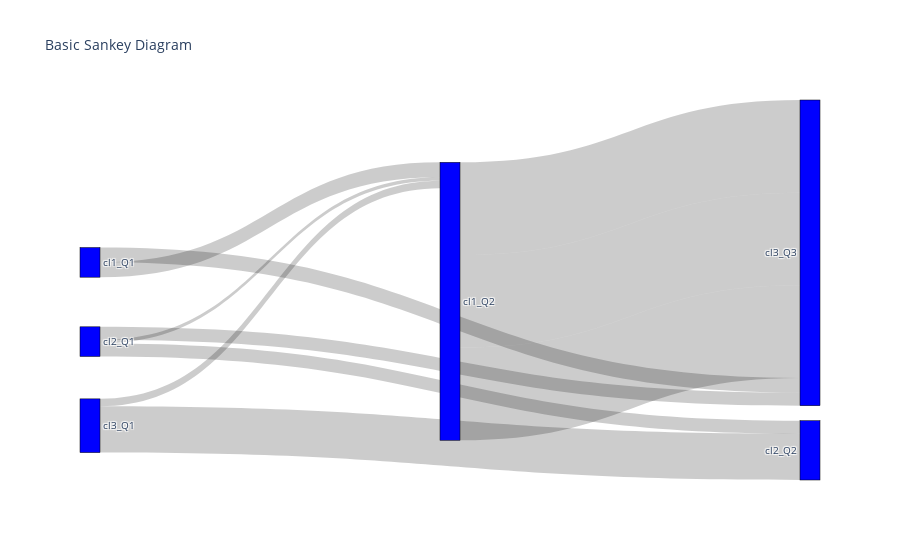

Notebook source saved alongside this figure:
### Code cell
fig = go.Figure(data=[go.Sankey(
    node = dict(
      pad = 15,
      thickness = 20,
      line = dict(color = "black", width = 0.5),
      label = ["cl1_Q1", "cl2_Q1", "cl3_Q1", "cl1_Q2", "cl2_Q2", "cl3_Q3"],
      color = "blue"
    ),
    link = dict(
      source = [0, 0, 0, 1, 1, 1, 2, 2, 2 , 3, 3, 3], # indices correspond to labels, eg A1, A2, A1, B1, ...
      target = [3, 4, 5, 3, 4, 5, 3, 4, 5, 5, 5, 5],
      value = [8, 0, 8, 2, 7, 7, 4, 25, 0, 50, 50, 50]
  ))])

fig.update_layout(title_text="Basic Sankey Diagram", font_size=10)
fig.show()

### Figure 1 — Plotly figure (JSON) as saved in the notebook; plotly's stock layout.template omitted (floating-point values rounded to 4 significant figures)
{"data": [{"link": {"source": [0, 0, 0, 1, 1, 1, 2, 2, 2, 3, 3, 3], "target": [3, 4, 5, 3, 4, 5, 3, 4, 5, 5, 5, 5], "value": [8, 0, 8, 2, 7, 7, 4, 25, 0, 50, 50, 50]}, "node": {"color": "blue", "label": ["cl1_Q1", "cl2_Q1", "cl3_Q1", "cl1_Q2", "cl2_Q2", "cl3_Q3"], "line": {"color": "black", "width": 0.5}, "pad": 15, "thickness": 20}, "type": "sankey"}], "layout": {"font": {"size": 10}, "title": {"text": "Basic Sankey Diagram"}}}
